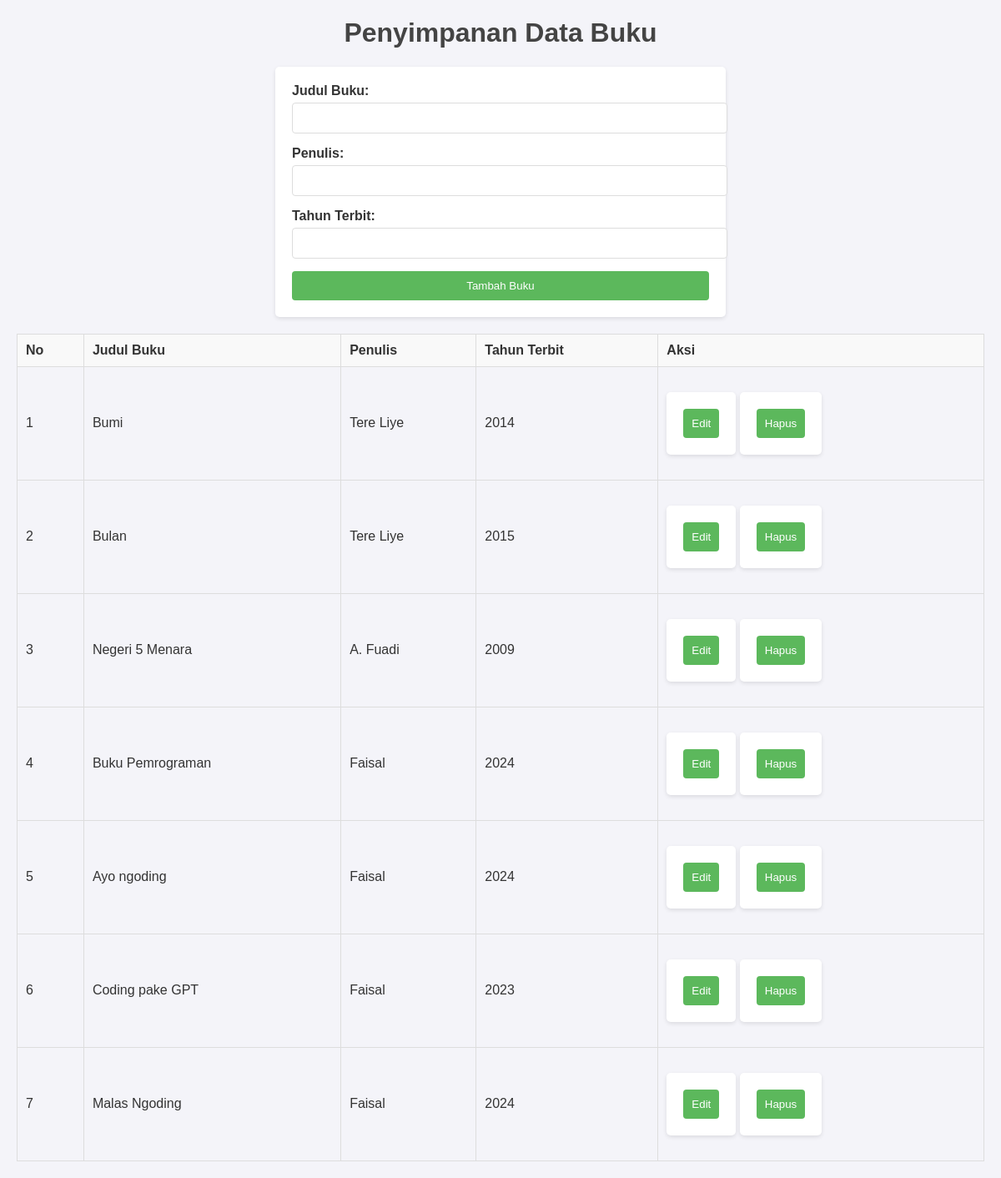
The page / on the database its author committed.
### tables this page shows
CREATE TABLE `books` (
  `id` int(11) NOT NULL,
  `title` varchar(255) NOT NULL,
  `author` varchar(255) NOT NULL,
  `year` int(11) NOT NULL
);

### index.php (the view, shortened to what this page needs)
<?php
require 'koneksi.php';
$books = $conn->query("SELECT * FROM books");
?>
<!DOCTYPE html>
<html lang="en">
<head>
    <link rel="stylesheet" href="style.css">
</head>
<body>
    <h1>Penyimpanan Data Buku</h1>
    <form method="POST" action="">
        <div>
            <label for="title">Judul Buku:</label>
            <input type="text" id="title" name="title" required>
        </div>
        <div>
            <label for="author">Penulis:</label>
            <input type="text" id="author" name="author" required>
        </div>
        <div>
            <label for="year">Tahun Terbit:</label>
            <input type="number" id="year" name="year" required>
        </div>
        <button type="submit">Tambah Buku</button>
    </form>
    <table>
        <thead>
            <tr>
                <th>No</th>
                <th>Judul Buku</th>
                <th>Penulis</th>
                <th>Tahun Terbit</th>
                <th>Aksi</th>
            </tr>
        </thead>
        <tbody>
            <?php if ($books->num_rows > 0): ?>
                <?php $no = 1; while ($row = $books->fetch_assoc()): ?>
                    <tr>
                        <td><?= $no++ ?></td>
                        <td><?= htmlspecialchars($row['title']) ?></td>
                        <td><?= htmlspecialchars($row['author']) ?></td>
                        <td><?= htmlspecialchars($row['year']) ?></td>
                        <td>
                            <form method="POST" action="" style="display:inline-block;">
                                <button type="submit" name="editMode">Edit</button>
                            </form>
                            <form method="POST" action="" style="display:inline-block;">
                                <button type="submit" name="delete">Hapus</button>
                            </form>
                        </td>
                    </tr>
                <?php endwhile; ?>
            <?php else: ?>
                <tr>
                    <td colspan="5" style="text-align: center;">Belum ada data buku</td>
                </tr>
            <?php endif; ?>
        </tbody>
    </table>
</body>
</html>

### style.css (style rules this page uses)
body { font-family: Arial, sans-serif; margin: 20px; background-color: #f4f4f9; color: #333; }
h1 { text-align: center; color: #444; }
form { max-width: 500px; margin: 20px auto; padding: 20px; background: #fff; border-radius: 5px; box-shadow: 0 2px 5px rgba(0, 0, 0, 0.1); }
form div { margin-bottom: 15px; }
form label { display: block; margin-bottom: 5px; font-weight: bold; }
form input { width: 100%; padding: 10px; border: 1px solid #ddd; border-radius: 4px; }
form button { width: 100%; padding: 10px; background-color: #5cb85c; color: white; border: none; border-radius: 4px; cursor: pointer; }
table { width: 100%; border-collapse: collapse; margin-top: 20px; }
table, th, td { border: 1px solid #ddd; }
th, td { padding: 10px; text-align: left; }
th { background-color: #f9f9f9; }

### rows shown on the page
books: title "Bumi", author "Tere Liye", year "2014"
books: title "Bulan", author "Tere Liye", year "2015"
books: title "Negeri 5 Menara", author "A. Fuadi", year "2009"
books: title "Buku Pemrograman", author "Faisal", year "2024"
books: title "Ayo ngoding", author "Faisal", year "2024"
books: title "Coding pake GPT", author "Faisal", year "2023"
books: title "Malas Ngoding", author "Faisal", year "2024"
